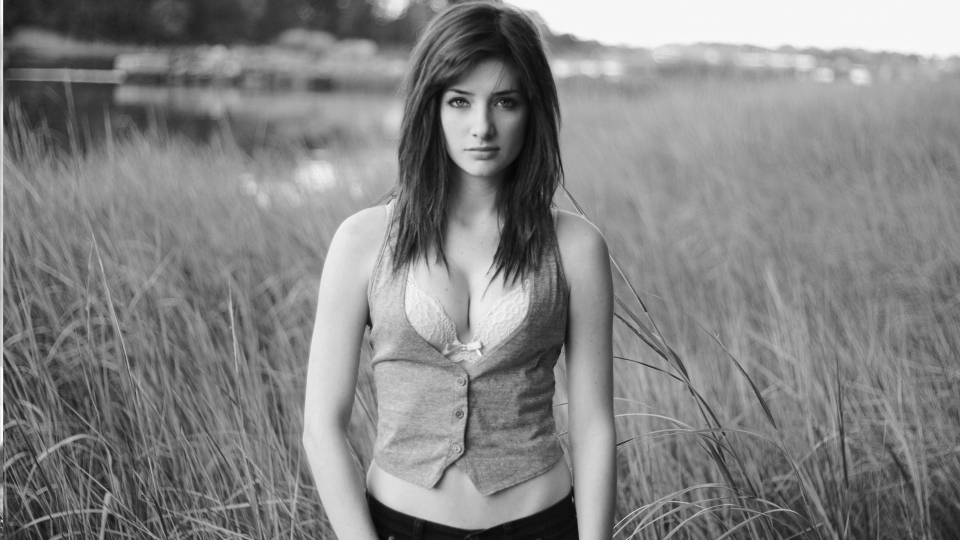
#> input picture DriverDetection/1.jpg, 1920 x 1080 px (shown at 1/2 size)
$ python read_sequence_jpg.py   (Python 2 division)   (older library calls are emulated)
#> lines starting #> are read from the running program, lines starting #| are printed output that depends on the picture
import numpy as np
from PIL import Image
import matplotlib.pyplot as plt

#all_images = np.zeros((5, 1080, 1920))

basewidth = 300
img = Image.open("1.jpg")
#> img is the input picture: PIL image 1920x1080 L; min 5, max 255, mean 131.6
wpercent = (basewidth / float(img.size[0]))
#> wpercent = 0.156
hsize = int((float(img.size[1]) * float(wpercent)))
#> hsize = 168

#all_images = np.zeros((5, 1080, 1920))
all_images = np.zeros((5, hsize, basewidth))

for i in range(1, 6):
  img = Image.open(str(i)+".jpg")
  img = img.resize((basewidth, hsize), Image.ANTIALIAS)
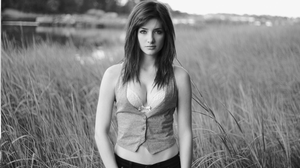
#> img: PIL image 300x168 L; min 3, max 249, mean 131.6
  imgarr = np.asarray(img) + i * 10
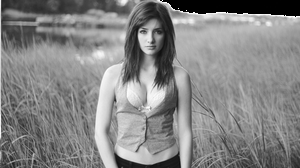
#> imgarr: shape (168, 300); min 0, max 255, mean 132.7
#> (the run stopped early here; a loop or call above may not have finished)
